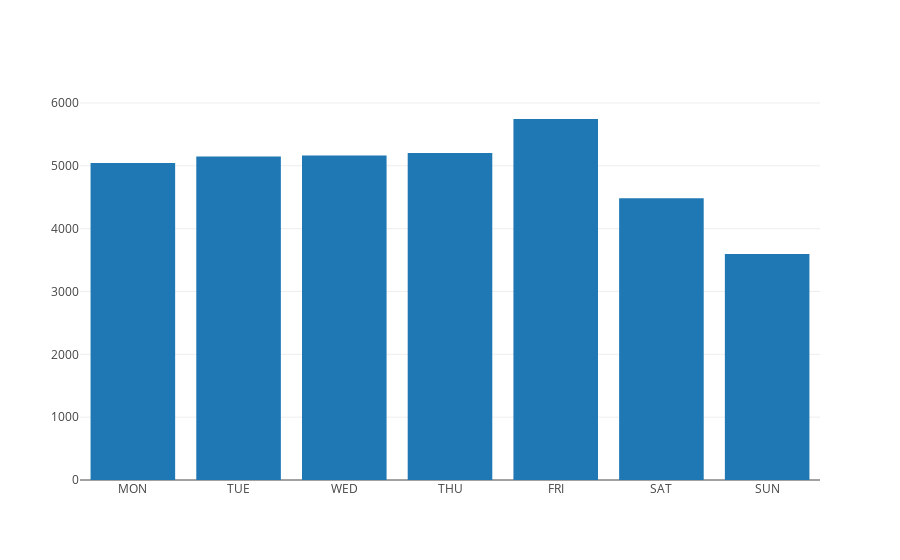

The cell this chart's notebook holds for it:
### Code cell
data = [trace8]
layout = go.Layout(
    barmode='stack'
)

fig = go.Figure(data=data, layout=layout)
py.offline.iplot(fig)

### Figure 1 — Plotly figure (JSON) as saved in the notebook; plotly's stock layout.template omitted (floating-point values rounded to 4 significant figures)
{"data": [{"name": "Accidents by Day in May", "type": "bar", "uid": "50632119-ee0e-4ced-8417-244e36ff9ae4", "x": ["MON", "TUE", "WED", "THU", "FRI", "SAT", "SUN"], "y": [5043, 5148, 5165, 5202, 5745, 4483, 3595]}], "layout": {"barmode": "stack"}}
